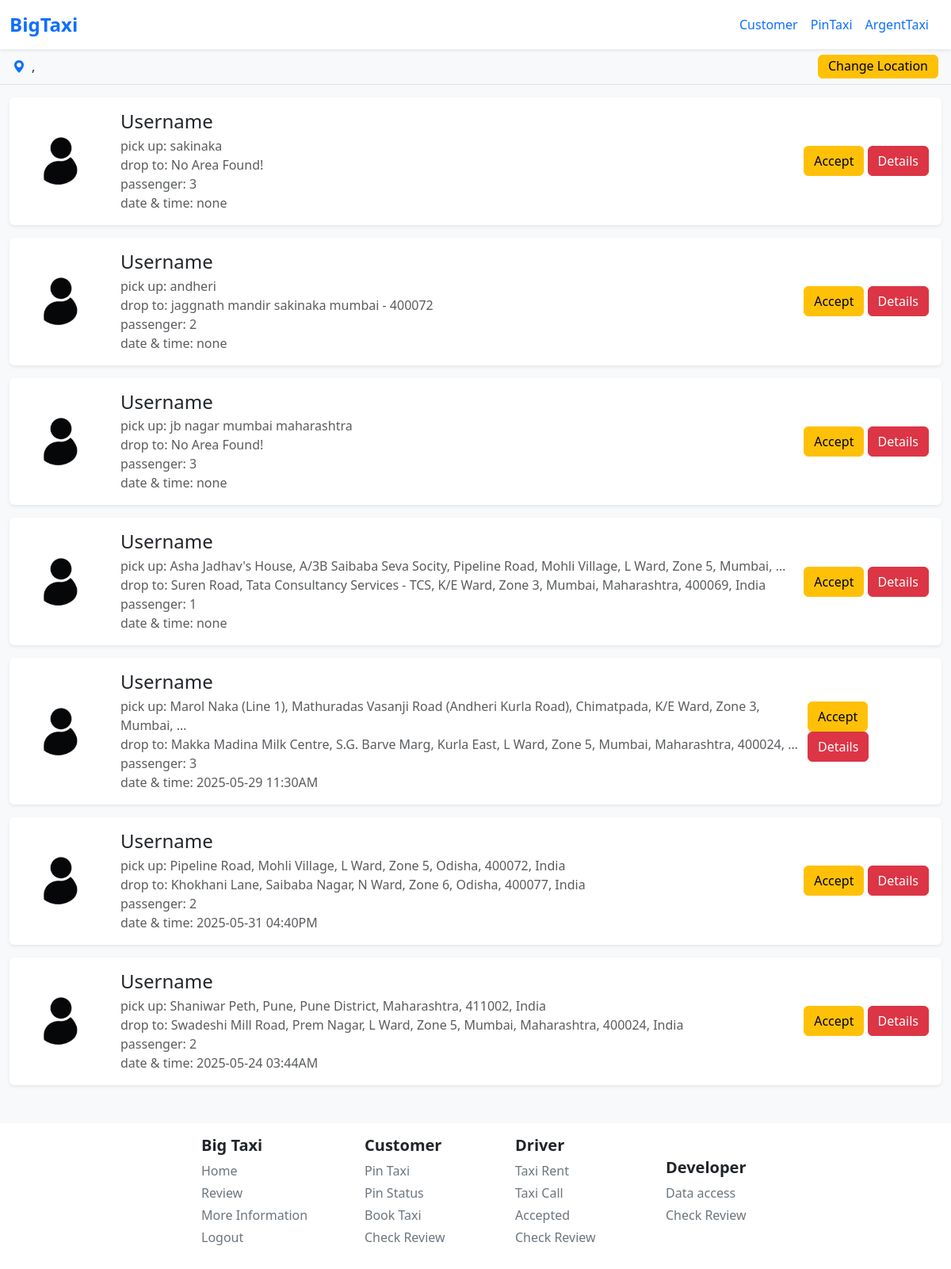
The page /home/pin/ (signed in) on the database its author committed.
### taxi_app/models.py (models this page shows, shortened)
class PinTaxiAvailable(models.Model):
    taxiAvaId = models.CharField(max_length=50)
    taxiCity = models.CharField(max_length=500)
    customerId = models.ForeignKey(usersDataModel, on_delete=models.CASCADE)
    currentLocation = models.CharField(max_length=2000)
    toLocation = models.CharField(max_length=2000, default='No Area Found!')
    taxiPassenger = models.IntegerField(default=1)
    pincode = models.CharField(max_length=20, default=' ')
    couponCodeWas = models.CharField(max_length=100, default='Customer Not Have Coupon')
    taxiDate = models.DateField(auto_now_add=True)
    taxiTime = models.TimeField(auto_now_add=True)
    taxiDateAndTimeByUser = models.CharField(max_length=100, default='none')

### taxi_app/views.py (the view, shortened to what this page needs)
# urls.py: path('pin/', views.HomePageForTaxiAppViewFunction, name='home'),
def HomePageForTaxiAppViewFunction(request):
    if request.user.is_authenticated:
        dataFromNavBar = navbar(request)
        city = dataFromNavBar.get("userModelDataCityis")
        state = dataFromNavBar.get("userModelDataStateis")
        userCategory = dataFromNavBar.get('userCategoryis')
        userBarCode = dataFromNavBar.get('userBarCodeAccessis')
        DataOfPinTaxiLst = []
    else:
        city = request.session.get('userDataCityis', 'defaultCity')
        state = request.session.get('userDataStateis', 'defaultState')
    DataOfPinTaxiLst = PinTaxiAvailable.objects.filter(taxiCity=city)
    if not DataOfPinTaxiLst:
        DataOfPinTaxiLst = PinTaxiAvailable.objects.filter(currentLocation__icontains=state)
    context = {
        'DataOfPinTaxiLst': DataOfPinTaxiLst,
        'city' : city.title(),
        'state' : state.title(),
    }
    return render(request, 'main/home.html', context)

### taxi_app/navbar.py (called while the page is built)
def navbar(request):
    if request.user.is_authenticated:
        checkUser = User.objects.get(username = request.user.username); UDM = usersDataModel.objects.get(ULink = checkUser);
        userCategoryis = UDM.UserCategory
        userBarCodeAccessis = UDM.UserCode
        userModelDataCityis = UDM.UserCity
        userModelDataStateis = UDM.UserState
        return {'userCategoryis' : userCategoryis, 'userBarCodeAccessis' : userBarCodeAccessis, 'userModelDataCityis' : userModelDataCityis, 'userModelDataStateis' : userModelDataStateis}
    else:
        return {'userCategoryis' : None, 'userBarCodeAccessis' : None,  'userModelDataCityis' : None, 'userModelDataStateis' : None}

### templates/main/home.html (shortened to what this page needs)
{% extends 'base.html' %} {% load static %} {% block body %}
<form method="POST" action="" class="w-100">
  <div
    class="bg-light border-bottom d-flex justify-content-between align-items-center px-3 py-2"
    style="height: 45px"
  >
    <div class="d-flex align-items-center mt-1 mb-1">
      <i class="bi bi-geo-alt-fill text-primary me-2"></i>
      <span id="current-location-text" class="fw-medium">{{ city }}, {{ state }}</span>
    </div>
    <div class="d-flex align-items-center gap-2 mt-1 mb-1">
      {% if user.is_authenticated %}
        <button type="button" class="btn btn-warning height-to-button-location" id="change-location-btn">
          <span class="text-inside-location-button">
            Change Location
          </span>
        </button>
      {% else %}
        <a href="{% url 'taxi_app:lan' %}" class="btn btn-danger height-to-button-location">
          <span class="text-inside-location-button">
            Change Location
          </span>
        </a>
      {% endif %}
    </div>
  </div>
</form>
{% if DataOfPinTaxiLst %}
  {% for DPT in DataOfPinTaxiLst %}
  <div class="container-xxl my-3">
    <div
      class="bg-white shadow-sm rounded p-3 d-flex align-items-center flex-wrap flex-md-nowrap"
    >
      <div class="me-4 mb-3 mb-md-0">
        <img
          src="../../media/customer/default/logo.png"
          alt="User Profile"
          class="rounded-circle"
          style="width: 100px; height: 100px; object-fit: cover"
        />
      </div>
      <div class="me-auto">
        <h4 class="mb-1">Username</h4>
        <p class="text-muted mb-0">pick up: {{ DPT.currentLocation|truncatewords:16 }}</p>
        <p class="text-muted mb-0">drop to: {{ DPT.toLocation|truncatewords:16 }}</p>
        <p class="text-muted mb-0">passenger: {{ DPT.taxiPassenger }}</p>
        <p class="text-muted mb-0">date & time: {{ DPT.taxiDateAndTimeByUser }}</p>
      </div>
      <div class="mt-3 mt-md-0">
        {% if user.is_authenticated %}
          <a href="#" class="btn btn-warning button-home">Accept</a>
          <a href="#" class="btn btn-danger button-home">Details</a>
        {% else %}
          <a href="{% url 'driver:driverLogin' %}" class="btn btn-danger button-home">Details</a>
        {% endif %}
      </div>
    </div>
  </div>
  {% endfor %}
{% else %}
<div class="container mt-5">
  <div class="alert text-center" id="else-block-driver">
    There No Pin Taxi Available for This Location : {{ city }}, {{ state }}
  </div>
</div>
{% endif %}
{% endblock %}

### templates/inc/navbar.html (style rules this page uses)
a { text-decoration: none; }

### templates/main/home.html (style rules this page uses)
.height-to-button-location { height: 30px !important; }
.text-inside-location-button { position: relative; top: -5px; }

### templates/inc/footer.html (style rules this page uses)
a { text-decoration: none; }

### rows shown on the page
PinTaxiAvailable: currentLocation "sakinaka", toLocation "No Area Found!", taxiPassenger "3", taxiDateAndTimeByUser "none"
PinTaxiAvailable: currentLocation "andheri", toLocation "jaggnath mandir sakinaka mumbai - 400072", taxiPassenger "2", taxiDateAndTimeByUser "none"
PinTaxiAvailable: currentLocation "jb nagar mumbai maharashtra", toLocation "No Area Found!", taxiPassenger "3", taxiDateAndTimeByUser "none"
PinTaxiAvailable: currentLocation "Asha Jadhav's House, A/3B Saibaba Seva Socity, Pipeline Road, Mohli Village, L Ward, Zone 5, Mumbai, …", toLocation "Suren Road, Tata Consultancy Services - TCS, K/E Ward, Zone 3, Mumbai, Maharashtra, 400069, India", taxiPassenger "1", taxiDateAndTimeByUser "none"
PinTaxiAvailable: currentLocation "Marol Naka (Line 1), Mathuradas Vasanji Road (Andheri Kurla Road), Chimatpada, K/E Ward, Zone 3, Mumbai, …", toLocation "Makka Madina Milk Centre, S.G. Barve Marg, Kurla East, L Ward, Zone 5, Mumbai, Maharashtra, 400024, …", taxiPassenger "3", taxiDateAndTimeByUser "2025-05-29 11:30AM"
PinTaxiAvailable: currentLocation "Pipeline Road, Mohli Village, L Ward, Zone 5, Odisha, 400072, India", toLocation "Khokhani Lane, Saibaba Nagar, N Ward, Zone 6, Odisha, 400077, India", taxiPassenger "2", taxiDateAndTimeByUser "2025-05-31 04:40PM"
PinTaxiAvailable: currentLocation "Shaniwar Peth, Pune, Pune District, Maharashtra, 411002, India", toLocation "Swadeshi Mill Road, Prem Nagar, L Ward, Zone 5, Mumbai, Maharashtra, 400024, India", taxiPassenger "2", taxiDateAndTimeByUser "2025-05-24 03:44AM"
